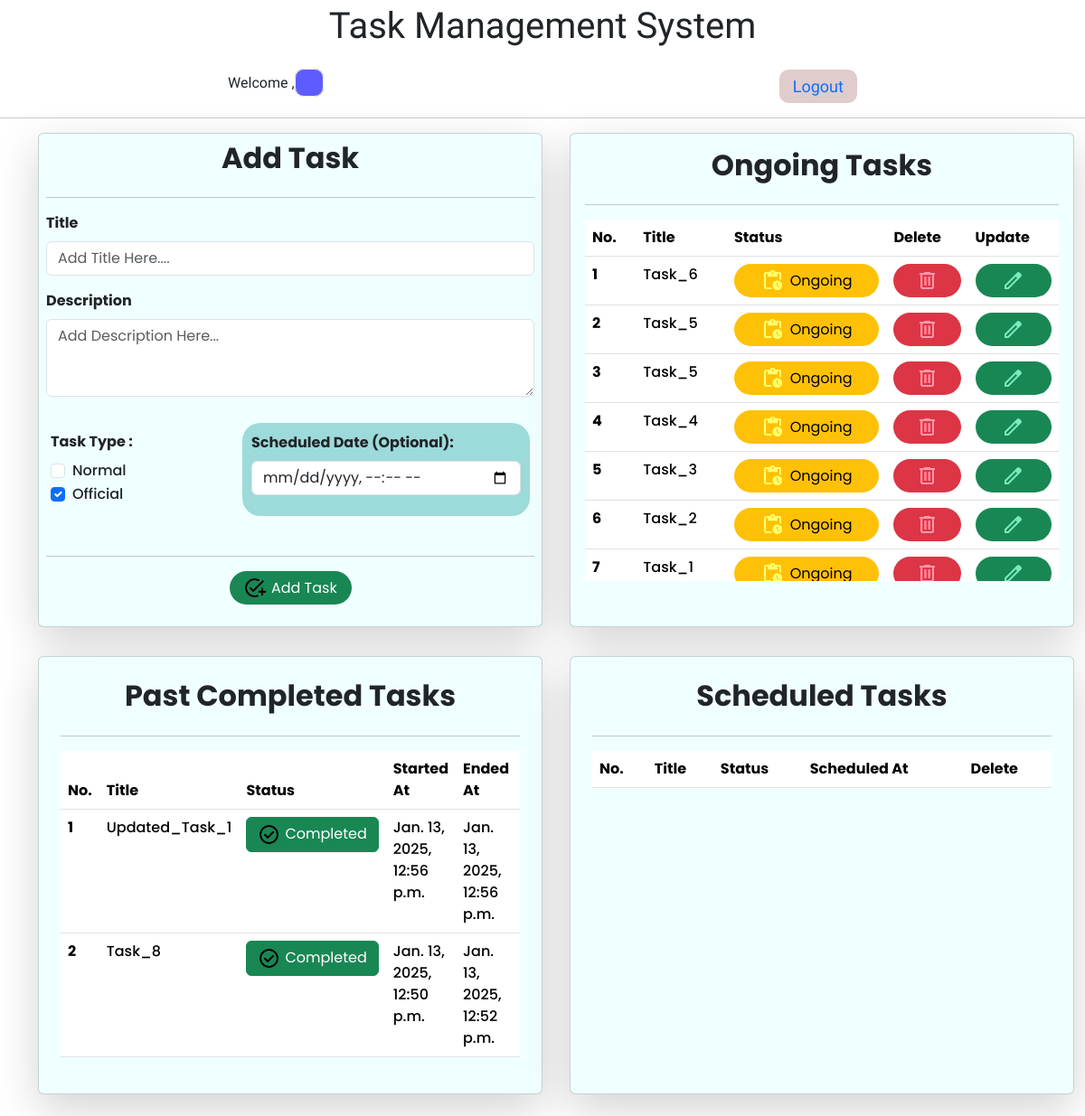
The app's page /home/ (signed in) with its own data.
### task/models.py (models this page shows, shortened)
class Task(models.Model):
    STATUS_CHOICES = [
        ('Ongoing', 'Ongoing'),
        ('Completed', 'Completed'),
        ('Pending', 'Pending'),  # Optional extra status
    ]
    TASK_TYPE_CHOICES = [
        ('Official', 'Official'),
        ('Normal', 'Normal'),
        ('Other', 'Other'),
    ]
    user = models.ForeignKey(User, on_delete=models.CASCADE)
    title = models.CharField(max_length=255)
    description = models.TextField()
    task_type = models.CharField(max_length=50, choices=TASK_TYPE_CHOICES, default='Other')
    scheduled_date = models.DateTimeField(null=True, blank=True)
    status = models.CharField(max_length=50, choices=STATUS_CHOICES, default='Ongoing')
    created_at = models.DateTimeField(auto_now_add=True)
    updated_at = models.DateTimeField(auto_now=True)

### task/views.py (the view, shortened to what this page needs)
# urls.py: path('home/',views.home),
def home(request):
    today = now()
    ongoing_tasks = cache.get(f"ongoing_tasks_{request.user.id}")
    completed_tasks = cache.get(f"completed_tasks_{request.user.id}")
    scheduled_tasks = cache.get(f"scheduled_tasks_{request.user.id}")
    if not ongoing_tasks or not completed_tasks or not scheduled_tasks:
        ongoing_tasks = Task.objects.filter(user=request.user, status="Ongoing").order_by('-id')
        completed_tasks = Task.objects.filter(user=request.user, status="Completed").order_by('-id')
        scheduled_tasks = Task.objects.filter(user=request.user, status="Scheduled", scheduled_date__gte=today)
        cache.set(f"ongoing_tasks_{request.user.id}", ongoing_tasks, timeout=3600)
        cache.set(f"completed_tasks_{request.user.id}", completed_tasks, timeout=3600)
        cache.set(f"scheduled_tasks_{request.user.id}", scheduled_tasks, timeout=3600)
    context = {
        'ongoing_tasks': ongoing_tasks,
        'completed_tasks': completed_tasks,
        'scheduled_tasks': scheduled_tasks,
        'user': request.user,
    }
    return render(request, 'index.html', context)

### task/templates/index.html (shortened to what this page needs)
{% block start %}
<!DOCTYPE html>
<html lang="en">
<head>
    <link href="https://cdn.jsdelivr.net/npm/bootstrap@5.3.3/dist/css/bootstrap.min.css" rel="stylesheet"
>
</head>
<body>
    <center class="nosifer-regular" style="margin-top: 5px;">
        <h1>Task Management System</h1>
        <div class="intro mt-4">
            <h6>Welcome , <span class="user">{{user.first_name}} {{user.last_name}}</span></h6>
            <a style="text-decoration: none;" href="{% url 'logout_view' %}">Logout</a>
        </div>
    </center>
    <hr>
    <div style="display: flex; gap: 30px;" class="container mt-2  poppins-medium">
        <form action="" method="post" class="col-6 mx-auto card p-2 shadow-lg" style="background-color: azure;">
            <center>
                <h2><b>Add Task</b></h2>
            </center>
            <hr>
            <div class="mb-3">
                <label for="exampleFormControlInput1" class="form-label"><b>Title</b></label>
                <input type="text" name="title" class="form-control" id="exampleFormControlInput1"
                    placeholder="Add Title Here....">
            </div>
            <div class="mb-3">
                <label for="exampleFormControlTextarea1" class="form-label"><b>Description</b></label>
                <textarea class="form-control" name="description" id="exampleFormControlTextarea1" rows="3"
                    placeholder="Add Description Here..."></textarea>
            </div>
            <div class="add mb-3">
                <div class="check">
                    <label for="" class="form-label"><b>Task Type :</b></label>
                    <div class="form-check">
                        <input class="form-check-input" type="checkbox" name="task_type" value="" id="flexCheckDefault">
                        <label class="form-check-label" for="flexCheckDefault">
                            Normal
                        </label>
                    </div>
                    <div class="form-check">
                        <input class="form-check-input" name="task_type" type="checkbox" value="" id="flexCheckChecked"
                            checked>
                        <label class="form-check-label" for="flexCheckChecked">
                            Official
                        </label>
                    </div>
                </div>
                <div class="date_sch">
                    <label class="form-label" for="scheduled_date">Scheduled Date (Optional):</label>
                    <input class="form-control" type="datetime-local" id="scheduled_date" name="scheduled_date"><br><br>
                </div>
            </div>
            <hr>
            {% load static %}
            <center>
                <div class="mb-3 makebtnflex">
                    <button type="submit" class="btn btn-success col-3"><img src="{% static 'images/add.png' %}"
                            alt="">Add Task</button>
                </div>
            </center>
        </form>
        <div class="col-6 mx-auto card p-3 shadow-lg poppins-medium" style="background-color: azure;">
            <center>
                <h2><b>Ongoing Tasks</b></h2>
            </center>
            <hr>
            <div class="scolling">
                <table class="table">
                    <thead>
                        <tr>
                            <th scope="col">No.</th>
                            <th scope="col">Title</th>
                            <th scope="col">Status</th>
                            <th scope="col">Delete</th>
                            <th scope="col">Update</th>
                        </tr>
                    </thead>
                    <tbody>
                        {% for task in ongoing_tasks %}
                        <tr>
                            <th scope="row">{{ forloop.counter }}</th>
                            <td>{{ task.title }}</td>
                            <td class="makebtnflex">
                                <a href="{% url 'update_status' task.id %}" class="btn btn-warning">
                                    <img src="{% static 'images/pending.png' %}" alt="Pending Icon">
                                    Ongoing
                                </a>
                            </td>
                            <td class="makebtnflex">
                                <a href="/delete/{{ task.id }}" onclick="return confirmDelete();"
                                    class="btn btn-danger">
                                    <img src="{% static 'images/deleteicon.png' %}" alt="">
                                </a>
                            </td>
                            <td class="makebtnflex">
                                <a href="/update/{{ task.id }}" class="btn btn-success">
                                    <img src="{% static 'images/edit.png' %}" alt="">
                                </a>
                            </td>
                        </tr>
                        {% endfor %}
                    </tbody>
                </table>
            </div>
        </div>
    </div>
<div style="display: flex; gap: 30px;" class="container mt-2  poppins-medium">
    <div class="col-6 mx-auto card m-4 shadow-lg poppins-medium p-4" style="background-color: azure;">
        <center>
            <h2><b>Past Completed Tasks</b></h2>
        </center>
        <hr>
        <div class="scolling">
            <table class="table">
                <thead>
                    <tr>
                        <th scope="col">No.</th>
                        <th scope="col">Title</th>
                        <th scope="col">Status</th>
                        <th scope="col">Started At</th>
                        <th scope="col">Ended At</th>
                        <th scope="col">Delete</th>
                    </tr>
                </thead>
                <tbody>
                    {% for task in completed_tasks %}
                    <tr>
                        <th scope="row">{{ forloop.counter }}</th>
                        <td>{{ task.title }}</td>
                        <td>
                            <span class="btn btn-success makebtnflex" style="display: flex; gap: 5px;" >
                                <img src="{% static 'images/completed.png' %}" alt="Completed Icon">
                                Completed
                            </span>
                        </td>
                        <td>{{ task.created_at }}</td>
                        <td>{{ task.updated_at }}</td>
                        <td class="makebtnflex">
                        </td>
                    </tr>
                    {% endfor %}
                </tbody>
            </table>
        </div>
    </div>
    <div class="col-6 mx-auto card m-4 shadow-lg poppins-medium p-4" style="background-color: azure;">
        <center>
            <h2><b>Scheduled Tasks</b></h2>
        </center>
        <hr>
        <div class="scolling">
            <table class="table">
                <thead>
                    <tr>
                        <th scope="col">No.</th>
                        <th scope="col">Title</th>
                        <th scope="col">Status</th>
                        <th scope="col">Scheduled At</th>
                        <th scope="col">Delete</th>
                    </tr>
                </thead>
            </table>
        </div>
    </div>
</div>
</body>
</html>
{% endblock %}

### task/templates/index.html (style rules this page uses)
body { background-image: url(https://img.freepik.com/free-vector/geometric-style-diagonal-stripe-abstract-background-design_1017-45298.jpg?semt=ais_hybrid); background-size: contain; }
.nosifer-regular { font-family: "Nosifer", serif; font-weight: 400; font-style: normal; }
.poppins-medium { font-family: "Poppins", serif; font-weight: 500; font-style: normal; }
.scolling { overflow-y: scroll; max-height: 400px; }
.makebtnflex a, .makebtnflex button { display: flex; justify-content: center; align-items: center; gap: 5%; border: none; border-radius: 50px; }
.makebtnflex a img { mix-blend-mode: plus-lighter; width: 25px; height: 25px; }
.makebtnflex button img { mix-blend-mode: color-burn; width: 25px; height: 25px; gap: 5%; }
.makebtnflex img { mix-blend-mode: color-burn; width: 25px; height: 25px; gap: 5%; }
.intro { display: flex; justify-content: center; align-items: center; justify-content: space-around; font-size: large; }
.intro a { border: none; background-color: rgb(224, 204, 204); border-radius: 10px; padding: 5px 15px 5px 15px; }
.user { border: 1px solid rgb(255, 241, 215); color: white; background-color: rgb(93, 93, 255); border-radius: 10px; padding: 5px 15px 5px 15px; }
.add { display: flex; justify-content: center; align-items: center; justify-content: space-between; padding: 0px 5px 0px 5px; }
.date_sch { display: inline-grid; font-weight: bold; height: 80%; width: 60%; padding: 10px 10px 0px 10px; border: none; background-color: rgb(157, 218, 218); border-radius: 20px; }

### records on screen
Task: title "Task_6"
Task: title "Task_5"
Task: title "Task_5"
Task: title "Task_4"
Task: title "Task_3"
Task: title "Task_2"
Task: title "Task_1"
Task: title "Updated_Task_1", created_at "Jan. 13, 2025, 12:56 p.m.", updated_at "Jan. 13, 2025, 12:56 p.m."
Task: title "Task_8", created_at "Jan. 13, 2025, 12:50 p.m.", updated_at "Jan. 13, 2025, 12:52 p.m."
